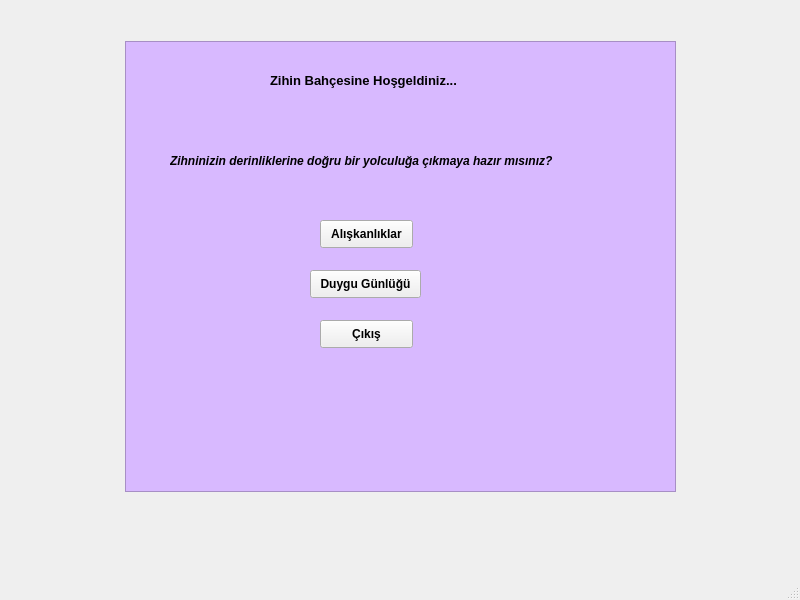
<?xml version="1.0" encoding="UTF-8"?>
<ui version="4.0">
 <class>MainWindow</class>
 <widget class="QMainWindow" name="MainWindow">
  <property name="geometry">
   <rect>
    <x>0</x>
    <y>0</y>
    <width>800</width>
    <height>600</height>
   </rect>
  </property>
  <property name="windowTitle">
   <string>MainWindow</string>
  </property>
  <widget class="QWidget" name="centralwidget">
   <widget class="QTableWidget" name="tableWidget_anakeran">
    <property name="geometry">
     <rect>
      <x>125</x>
      <y>41</y>
      <width>551</width>
      <height>451</height>
     </rect>
    </property>
    <property name="styleSheet">
     <string notr="true">background-color: #d8b9ff;
</string>
    </property>
   </widget>
   <widget class="QLabel" name="label">
    <property name="geometry">
     <rect>
      <x>270</x>
      <y>70</y>
      <width>241</width>
      <height>21</height>
     </rect>
    </property>
    <property name="font">
     <font>
      <family>Segoe UI</family>
      <pointsize>10</pointsize>
      <weight>75</weight>
      <bold>true</bold>
     </font>
    </property>
    <property name="text">
     <string>Zihin Bahçesine Hoşgeldiniz...</string>
    </property>
   </widget>
   <widget class="QPushButton" name="pushButton_aliskanlik">
    <property name="geometry">
     <rect>
      <x>320</x>
      <y>220</y>
      <width>93</width>
      <height>28</height>
     </rect>
    </property>
    <property name="font">
     <font>
      <family>Segoe UI</family>
      <weight>75</weight>
      <bold>true</bold>
     </font>
    </property>
    <property name="text">
     <string>Alışkanlıklar</string>
    </property>
   </widget>
   <widget class="QPushButton" name="pushButton_duygugunluk">
    <property name="geometry">
     <rect>
      <x>310</x>
      <y>270</y>
      <width>111</width>
      <height>28</height>
     </rect>
    </property>
    <property name="font">
     <font>
      <family>Segoe UI</family>
      <weight>75</weight>
      <bold>true</bold>
     </font>
    </property>
    <property name="text">
     <string>Duygu Günlüğü</string>
    </property>
   </widget>
   <widget class="QPushButton" name="pushButton_cikis">
    <property name="geometry">
     <rect>
      <x>320</x>
      <y>320</y>
      <width>93</width>
      <height>28</height>
     </rect>
    </property>
    <property name="font">
     <font>
      <family>Segoe UI</family>
      <weight>75</weight>
      <bold>true</bold>
     </font>
    </property>
    <property name="text">
     <string>Çıkış</string>
    </property>
   </widget>
   <widget class="QLabel" name="label_2">
    <property name="geometry">
     <rect>
      <x>170</x>
      <y>130</y>
      <width>431</width>
      <height>61</height>
     </rect>
    </property>
    <property name="font">
     <font>
      <family>Segoe UI</family>
      <weight>75</weight>
      <italic>true</italic>
      <bold>true</bold>
     </font>
    </property>
    <property name="text">
     <string>Zihninizin derinliklerine doğru bir yolculuğa çıkmaya hazır mısınız?</string>
    </property>
   </widget>
  </widget>
  <widget class="QMenuBar" name="menubar">
   <property name="geometry">
    <rect>
     <x>0</x>
     <y>0</y>
     <width>800</width>
     <height>26</height>
    </rect>
   </property>
  </widget>
  <widget class="QStatusBar" name="statusbar"/>
 </widget>
 <resources/>
 <connections/>
</ui>
